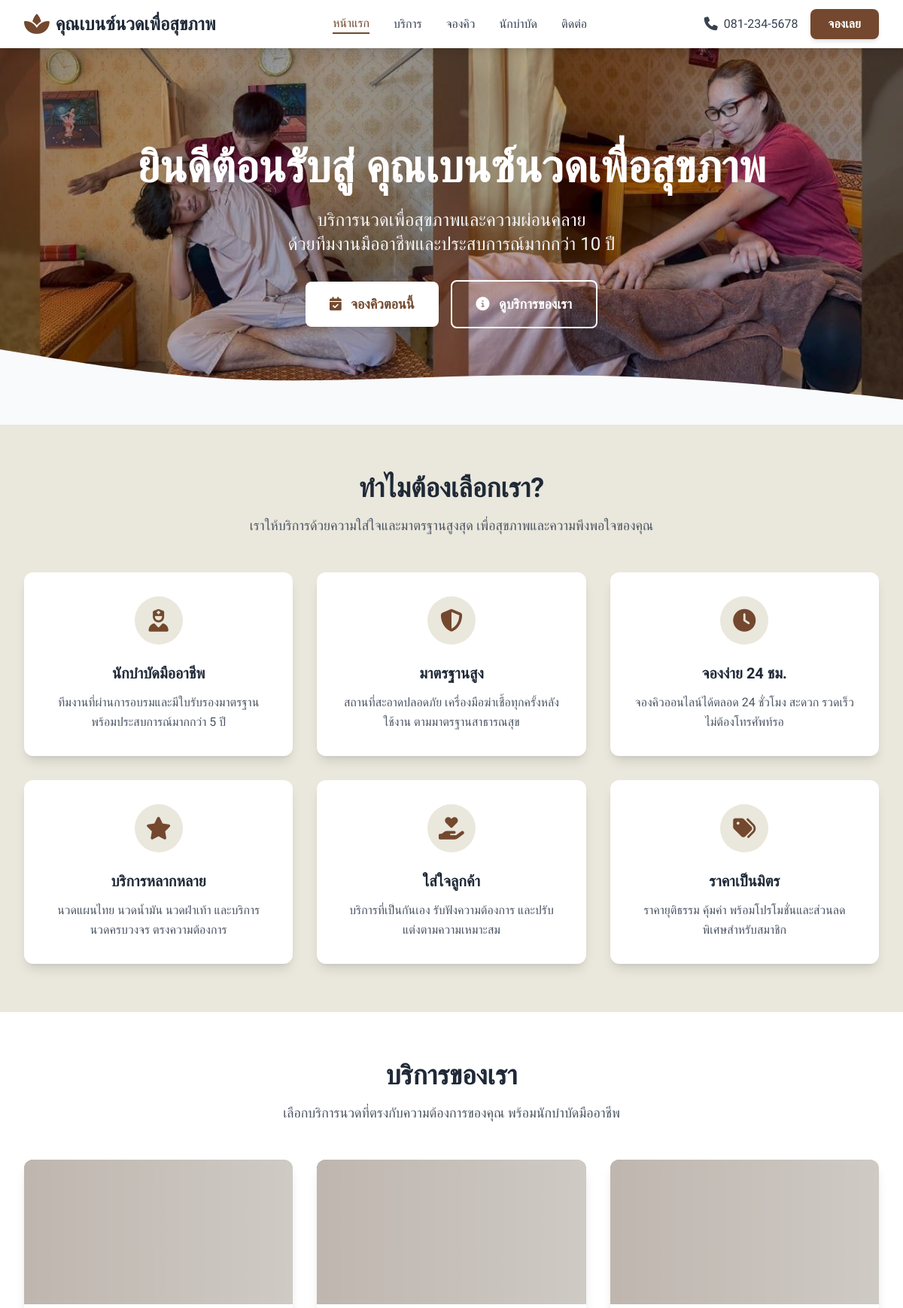
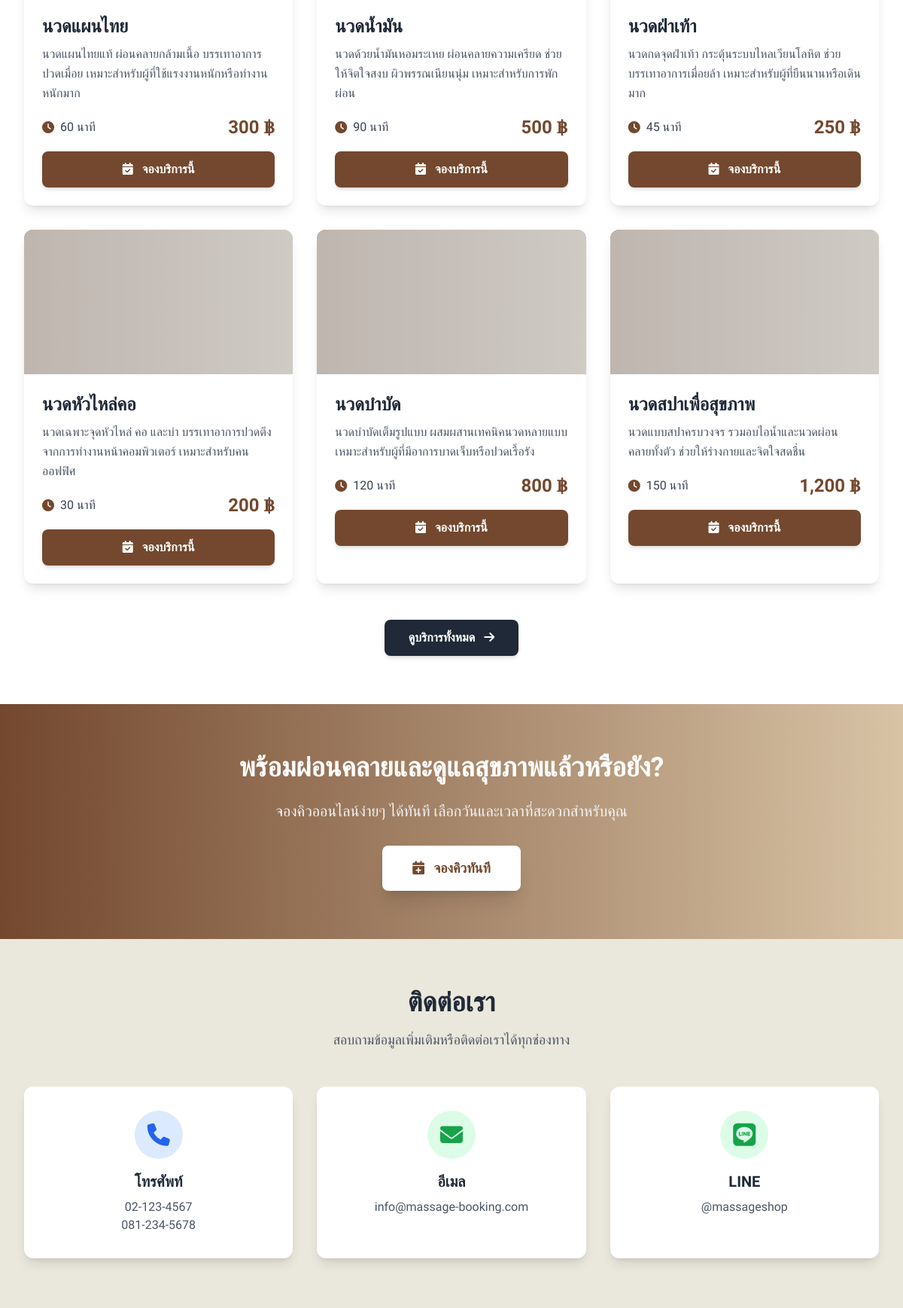
The page / (upper part) on the database its author committed (2 pictures, top to bottom).
### tables this page shows
CREATE TABLE IF NOT EXISTS services (
    id INT(11) NOT NULL AUTO_INCREMENT,
    name VARCHAR(255) NOT NULL COMMENT 'ชื่อบริการ',
    description TEXT DEFAULT NULL COMMENT 'รายละเอียดบริการ',
    duration INT(11) NOT NULL COMMENT 'ระยะเวลา (นาที)',
    price DECIMAL(10,2) NOT NULL COMMENT 'ราคา (บาท)',
    image_url VARCHAR(500) DEFAULT NULL COMMENT 'URL รูปภาพ',
    is_active TINYINT(1) DEFAULT 1 COMMENT 'สถานะเปิด/ปิดบริการ (1=เปิด, 0=ปิด)',
    created_at TIMESTAMP DEFAULT CURRENT_TIMESTAMP COMMENT 'วันที่สร้าง',
    updated_at TIMESTAMP DEFAULT CURRENT_TIMESTAMP ON UPDATE CURRENT_TIMESTAMP COMMENT 'วันที่แก้ไขล่าสุด',
    PRIMARY KEY (id),
    KEY idx_is_active (is_active)
);

### config/database.php (called while the page is built, shortened)
<?php
class Database
{
    private $connection;
    private function connect()
    {
        $this->connection = mysqli_connect(
            DB_HOST,
            DB_USER,
            DB_PASS,
            DB_NAME
        );
        mysqli_set_charset($this->connection, 'utf8');
    }
    public function query($sql)
    {
        $result = mysqli_query($this->connection, $sql);
        return $result;
    }
    public function select($sql)
    {
        $result = $this->query($sql);
        $data = [];
        while ($row = mysqli_fetch_assoc($result)) {
            $data[] = $row;
        }
        return $data;
    }
}
function getDatabase()
{
    static $db = null;
    if ($db === null) {
        $db = new Database();
    }
    return $db;
}
?>

### index.php (the view, shortened to what this page needs)
<?php
require_once __DIR__ . '/config/database.php';
include __DIR__ . '/includes/header.php';
include __DIR__ . '/includes/navbar.php';
$db = getDatabase();
$services = $db->select("SELECT * FROM services WHERE is_active = 1 ORDER BY id ASC LIMIT 6");
?>
<main>
    <section class="relative text-white" style="background-image: url('<?php echo BASE_URL; ?>/assets/images/11.jpg'); background-size: cover; background-position: center;">
        <div class="absolute inset-0 bg-black opacity-30"></div>
        <div class="relative max-w-7xl mx-auto px-4 sm:px-6 lg:px-8 py-24 md:py-32">
            <div class="text-center">
                <h1 class="text-4xl md:text-5xl lg:text-6xl font-bold mb-6 animate-fade-in">
                    ยินดีต้อนรับสู่ <?php echo SITE_NAME; ?>
                </h1>
                <p class="text-xl md:text-2xl mb-8 text-gray-100 max-w-3xl mx-auto leading-relaxed">
                    บริการนวดเพื่อสุขภาพและความผ่อนคลาย<br>
                    ด้วยทีมงานมืออาชีพและประสบการณ์มากกว่า 10 ปี
                </p>
                <div class="flex flex-col sm:flex-row gap-4 justify-center items-center">
                    <a href="<?php echo BASE_URL; ?>/booking.php"
                       class="bg-white text-primary-600 hover:bg-gray-100 px-8 py-4 rounded-lg text-lg font-bold transition duration-200 shadow-xl hover:shadow-2xl transform hover:-translate-y-1 w-full sm:w-auto text-center"
                       aria-label="จองคิวตอนนี้">
                        <i class="fas fa-calendar-check mr-2"></i>
                        จองคิวตอนนี้
                    </a>
                    <a href="#services"
                       class="bg-transparent border-2 border-white text-white hover:bg-white hover:text-primary-600 px-8 py-4 rounded-lg text-lg font-bold transition duration-200 w-full sm:w-auto text-center"
                       aria-label="ดูบริการของเรา">
                        <i class="fas fa-info-circle mr-2"></i>
                        ดูบริการของเรา
                    </a>
                </div>
            </div>
        </div>
        <div class="absolute bottom-0 left-0 right-0">
        </div>
    </section>
    <section class="py-16" style="background-color: #EAE7DC;">
        <div class="max-w-7xl mx-auto px-4 sm:px-6 lg:px-8">
            <div class="text-center mb-12">
                <h2 class="text-3xl md:text-4xl font-bold text-gray-800 mb-4">
                    ทำไมต้องเลือกเรา?
                </h2>
                <p class="text-lg text-gray-600 max-w-2xl mx-auto">
                    เราให้บริการด้วยความใส่ใจและมาตรฐานสูงสุด เพื่อสุขภาพและความพึงพอใจของคุณ
                </p>
            </div>
            <div class="grid grid-cols-1 md:grid-cols-2 lg:grid-cols-3 gap-8">
                <div class="bg-white rounded-xl shadow-lg p-8 hover:shadow-xl transition duration-300 transform hover:-translate-y-2">
                    <div class="bg-cream-100 w-16 h-16 rounded-full flex items-center justify-center mb-6 mx-auto">
                        <i class="fas fa-user-nurse text-3xl text-primary-600"></i>
                    </div>
                    <h3 class="text-xl font-bold text-gray-800 mb-3 text-center">นักบำบัดมืออาชีพ</h3>
                    <p class="text-gray-600 text-center leading-relaxed">
                        ทีมงานที่ผ่านการอบรมและมีใบรับรองมาตรฐาน พร้อมประสบการณ์มากกว่า 5 ปี
                    </p>
                </div>
                <div class="bg-white rounded-xl shadow-lg p-8 hover:shadow-xl transition duration-300 transform hover:-translate-y-2">
                    <div class="bg-cream-100 w-16 h-16 rounded-full flex items-center justify-center mb-6 mx-auto">
                        <i class="fas fa-shield-alt text-3xl text-primary-600"></i>
                    </div>
                    <h3 class="text-xl font-bold text-gray-800 mb-3 text-center">มาตรฐานสูง</h3>
                    <p class="text-gray-600 text-center leading-relaxed">
                        สถานที่สะอาดปลอดภัย เครื่องมือฆ่าเชื้อทุกครั้งหลังใช้งาน ตามมาตรฐานสาธารณสุข
                    </p>
                </div>
                <div class="bg-white rounded-xl shadow-lg p-8 hover:shadow-xl transition duration-300 transform hover:-translate-y-2">
                    <div class="bg-cream-100 w-16 h-16 rounded-full flex items-center justify-center mb-6 mx-auto">
                        <i class="fas fa-clock text-3xl text-primary-600"></i>
                    </div>
                    <h3 class="text-xl font-bold text-gray-800 mb-3 text-center">จองง่าย 24 ชม.</h3>
                    <p class="text-gray-600 text-center leading-relaxed">
                        จองคิวออนไลน์ได้ตลอด 24 ชั่วโมง สะดวก รวดเร็ว ไม่ต้องโทรศัพท์รอ
                    </p>
                </div>
                <div class="bg-white rounded-xl shadow-lg p-8 hover:shadow-xl transition duration-300 transform hover:-translate-y-2">
                    <div class="bg-cream-100 w-16 h-16 rounded-full flex items-center justify-center mb-6 mx-auto">
                        <i class="fas fa-star text-3xl text-primary-600"></i>
                    </div>
                    <h3 class="text-xl font-bold text-gray-800 mb-3 text-center">บริการหลากหลาย</h3>
                    <p class="text-gray-600 text-center leading-relaxed">
                        นวดแผนไทย นวดน้ำมัน นวดฝ่าเท้า และบริการนวดครบวงจร ตรงความต้องการ
                    </p>
                </div>
                <div class="bg-white rounded-xl shadow-lg p-8 hover:shadow-xl transition duration-300 transform hover:-translate-y-2">
                    <div class="bg-cream-100 w-16 h-16 rounded-full flex items-center justify-center mb-6 mx-auto">
                        <i class="fas fa-hand-holding-heart text-3xl text-primary-600"></i>
                    </div>
                    <h3 class="text-xl font-bold text-gray-800 mb-3 text-center">ใส่ใจลูกค้า</h3>
                    <p class="text-gray-600 text-center leading-relaxed">
                        บริการที่เป็นกันเอง รับฟังความต้องการ และปรับแต่งตามความเหมาะสม
                    </p>
                </div>
                <div class="bg-white rounded-xl shadow-lg p-8 hover:shadow-xl transition duration-300 transform hover:-translate-y-2">
                    <div class="bg-cream-100 w-16 h-16 rounded-full flex items-center justify-center mb-6 mx-auto">
                        <i class="fas fa-tags text-3xl text-primary-600"></i>
                    </div>
                    <h3 class="text-xl font-bold text-gray-800 mb-3 text-center">ราคาเป็นมิตร</h3>
                    <p class="text-gray-600 text-center leading-relaxed">
                        ราคายุติธรรม คุ้มค่า พร้อมโปรโมชั่นและส่วนลดพิเศษสำหรับสมาชิก
                    </p>
                </div>
            </div>
        </div>
    </section>
    <section id="services" class="py-16 bg-white">
        <div class="max-w-7xl mx-auto px-4 sm:px-6 lg:px-8">
            <div class="text-center mb-12">
                <h2 class="text-3xl md:text-4xl font-bold text-gray-800 mb-4">
                    บริการของเรา
                </h2>
                <p class="text-lg text-gray-600 max-w-2xl mx-auto">
                    เลือกบริการนวดที่ตรงกับความต้องการของคุณ พร้อมนักบำบัดมืออาชีพ
                </p>
            </div>
            <?php if ($services && count($services) > 0): ?>
            <div class="grid grid-cols-1 md:grid-cols-2 lg:grid-cols-3 gap-8">
                <?php foreach ($services as $service): ?>
                <div class="bg-white rounded-xl shadow-lg overflow-hidden hover:shadow-xl transition duration-300 transform hover:-translate-y-2">
                    <div class="relative h-48 bg-gradient-to-r from-primary-500 to-secondary-500">
                        <img src="<?php echo htmlspecialchars($service['image_url']); ?>"
                             alt="<?php echo htmlspecialchars($service['name']); ?>"
                             class="w-full h-full object-cover opacity-80">
                    </div>
                    <div class="p-6">
                        <h3 class="text-2xl font-bold text-gray-800 mb-2">
                            <?php echo htmlspecialchars($service['name']); ?>
                        </h3>
                        <p class="text-gray-600 mb-4 leading-relaxed line-clamp-3">
                            <?php echo htmlspecialchars($service['description']); ?>
                        </p>
                        <div class="flex justify-between items-center mb-4">
                            <div class="flex items-center text-gray-700">
                                <i class="fas fa-clock mr-2 text-primary-600"></i>
                                <span class="font-medium"><?php echo $service['duration']; ?> นาที</span>
                            </div>
                            <div class="text-2xl font-bold text-primary-600">
                                <?php echo number_format($service['price'], 0); ?> ฿
                            </div>
                        </div>
                        <a href="<?php echo BASE_URL; ?>/booking.php?service_id=<?php echo $service['id']; ?>"
                           class="block w-full bg-primary-600 hover:bg-primary-700 text-white text-center py-3 rounded-lg font-semibold transition duration-200 shadow-md hover:shadow-lg"
                           aria-label="จองบริการ <?php echo htmlspecialchars($service['name']); ?>">
                            <i class="fas fa-calendar-check mr-2"></i>
                            จองบริการนี้
                        </a>
                    </div>
                </div>
                <?php endforeach; ?>
            </div>
            <div class="text-center mt-12">
                <a href="<?php echo BASE_URL; ?>/services.php"
                   class="inline-block bg-gray-800 hover:bg-gray-900 text-white px-8 py-3 rounded-lg font-semibold transition duration-200 shadow-md hover:shadow-lg"
                   aria-label="ดูบริการทั้งหมด">
                    ดูบริการทั้งหมด
                    <i class="fas fa-arrow-right ml-2"></i>
                </a>
            </div>
            <?php endif; ?>
        </div>
    </section>
    <section class="py-16 bg-gradient-to-r from-primary-600 to-secondary-500 text-white">
        <div class="max-w-7xl mx-auto px-4 sm:px-6 lg:px-8 text-center">
            <h2 class="text-3xl md:text-4xl font-bold mb-6">
                พร้อมผ่อนคลายและดูแลสุขภาพแล้วหรือยัง?
            </h2>
            <p class="text-xl mb-8 text-gray-100 max-w-2xl mx-auto">
                จองคิวออนไลน์ง่ายๆ ได้ทันที เลือกวันและเวลาที่สะดวกสำหรับคุณ
            </p>
            <a href="<?php echo BASE_URL; ?>/booking.php"
               class="inline-block bg-white text-primary-600 hover:bg-gray-100 px-10 py-4 rounded-lg text-lg font-bold transition duration-200 shadow-xl hover:shadow-2xl transform hover:-translate-y-1"
               aria-label="จองคิวทันที">
                <i class="fas fa-calendar-plus mr-2"></i>
                จองคิวทันที
            </a>
        </div>
    </section>
    <section class="py-16" style="background-color: #EAE7DC;">
        <div class="max-w-7xl mx-auto px-4 sm:px-6 lg:px-8">
            <div class="text-center mb-12">
                <h2 class="text-3xl md:text-4xl font-bold text-gray-800 mb-4">
                    ติดต่อเรา
                </h2>
                <p class="text-lg text-gray-600">
                    สอบถามข้อมูลเพิ่มเติมหรือติดต่อเราได้ทุกช่องทาง
                </p>
            </div>
            <div class="grid grid-cols-1 md:grid-cols-3 gap-8">
                <div class="bg-white rounded-xl shadow-lg p-8 text-center hover:shadow-xl transition duration-300">
                    <div class="bg-blue-100 w-16 h-16 rounded-full flex items-center justify-center mb-4 mx-auto">
                        <i class="fas fa-phone text-3xl text-blue-600"></i>
                    </div>
                    <h3 class="text-xl font-bold text-gray-800 mb-2">โทรศัพท์</h3>
                    <a href="tel:<?php echo str_replace('-', '', SHOP_PHONE); ?>"
                       class="text-gray-600 hover:text-primary-600 transition duration-200">
                        <?php echo SHOP_PHONE; ?>
                    </a>
                    <br>
                    <a href="tel:<?php echo str_replace('-', '', SHOP_MOBILE); ?>"
                       class="text-gray-600 hover:text-primary-600 transition duration-200">
                        <?php echo SHOP_MOBILE; ?>
                    </a>
                </div>
                <div class="bg-white rounded-xl shadow-lg p-8 text-center hover:shadow-xl transition duration-300">
                    <div class="bg-green-100 w-16 h-16 rounded-full flex items-center justify-center mb-4 mx-auto">
                        <i class="fas fa-envelope text-3xl text-green-600"></i>
                    </div>
                    <h3 class="text-xl font-bold text-gray-800 mb-2">อีเมล</h3>
                    <a href="mailto:<?php echo SHOP_EMAIL; ?>"
                       class="text-gray-600 hover:text-primary-600 transition duration-200">
                        <?php echo SHOP_EMAIL; ?>
                    </a>
                </div>
                <div class="bg-white rounded-xl shadow-lg p-8 text-center hover:shadow-xl transition duration-300">
                    <div class="bg-green-100 w-16 h-16 rounded-full flex items-center justify-center mb-4 mx-auto">
                        <i class="fab fa-line text-3xl text-green-600"></i>
                    </div>
                    <h3 class="text-xl font-bold text-gray-800 mb-2">LINE</h3>
                    <a href="<?php echo SOCIAL_MEDIA['line']; ?>"
                       target="_blank"
                       rel="noopener noreferrer"
                       class="text-gray-600 hover:text-primary-600 transition duration-200">
                        <?php echo SHOP_LINE; ?>
                    </a>
                </div>
            </div>
        </div>
    </section>
</main>
<?php
include __DIR__ . '/includes/footer.php';
?>

### assets/css/custom.css (style rules this page uses)
.animate-fade-in { animation: fade-in 1s ease-out; }
.line-clamp-3 { display: -webkit-box; -webkit-line-clamp: 3; -webkit-box-orient: vertical; overflow: hidden; }

### includes/header.php (style rules this page uses)
body { font-family: 'Prompt', sans-serif; }
html { scroll-behavior: smooth; }

### rows shown on the page
services: name "นวดแผนไทย", description "นวดแผนไทยแท้ ผ่อนคลายกล้ามเนื้อ บรรเทาอาการปวดเมื่อย เหมาะสำหรับผู้ที่ใช้แรงงานหนักหรือทำงานหนักมาก", duration "60", price "300"
services: name "นวดน้ำมัน", description "นวดด้วยน้ำมันหอมระเหย ผ่อนคลายความเครียด ช่วยให้จิตใจสงบ ผิวพรรณเนียนนุ่ม เหมาะสำหรับการพักผ่อน", duration "90", price "500"
services: name "นวดฝ่าเท้า", description "นวดกดจุดฝ่าเท้า กระตุ้นระบบไหลเวียนโลหิต ช่วยบรรเทาอาการเมื่อยล้า เหมาะสำหรับผู้ที่ยืนนานหรือเดินมาก", duration "45", price "250"
services: name "นวดหัวไหล่คอ", description "นวดเฉพาะจุดหัวไหล่ คอ และบ่า บรรเทาอาการปวดตึงจากการทำงานหน้าคอมพิวเตอร์ เหมาะสำหรับคนออฟฟิศ", duration "30", price "200"
services: name "นวดบำบัด", description "นวดบำบัดเต็มรูปแบบ ผสมผสานเทคนิคนวดหลายแบบ เหมาะสำหรับผู้ที่มีอาการบาดเจ็บหรือปวดเรื้อรัง", duration "120", price "800"
services: name "นวดสปาเพื่อสุขภาพ", description "นวดแบบสปาครบวงจร รวมอบไอน้ำและนวดผ่อนคลายทั้งตัว ช่วยให้ร่างกายและจิตใจสดชื่น", duration "150", price "1,200"

### other values the page prints
SITE_NAME "คุณเบนซ์นวดเพื่อสุขภาพ"
SHOP_MOBILE "081-234-5678"
SHOP_PHONE "02-123-4567"
SHOP_EMAIL "info@massage-booking.com"
SHOP_LINE "@massageshop"
